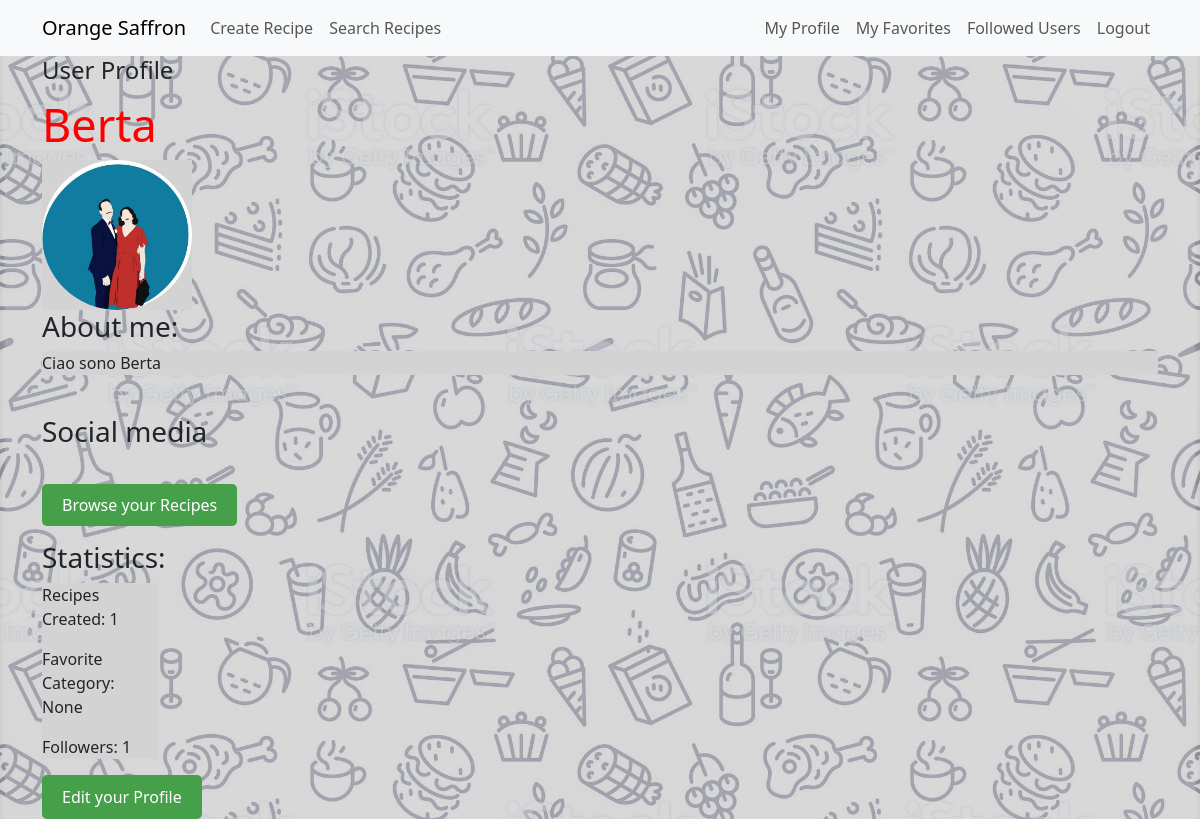
Page /profile/6/ (signed in) on the committed database.
### recipes/models.py (models this page shows, shortened)
class UserProfile(models.Model):
    user = models.OneToOneField(User, on_delete=models.CASCADE)
    profile_picture = models.ImageField(upload_to='profile_pics', blank=True)
    bio = models.TextField(blank=True)
    recipes_created = models.PositiveIntegerField(default=0)
    favorite_category = models.ForeignKey('Category', on_delete=models.SET_NULL, null=True, blank=True)
    followers = models.ManyToManyField(User, related_name='following', blank=True)
    social_facebook = models.URLField(blank=True)
    social_twitter = models.URLField(blank=True)
    social_instagram = models.URLField(blank=True)
    social_tiktok = models.URLField(blank=True)

### recipes/views.py (the view)
# urls.py: path('profile/<int:user_id>/', profile_view, name='profile'),
def profile_view(request, user_id):
    user_profile = get_object_or_404(UserProfile, user__id=user_id)
    if request.method == 'POST':
        form = UserProfileForm(request.POST, request.FILES, instance=user_profile)
        if form.is_valid():
            form.save()
    else:
        form = UserProfileForm(instance=user_profile)
    return render(request, 'profile.html', {'user_profile': user_profile, 'form': form})

### recipes/models.py (called while the page is built)
    def __str__(self):
        return self.name

### templates/profile.html (shortened to what this page needs)
{% extends 'base.html' %}
{% block content %}
  <h4>User Profile</h4>
<h1 id="profile-name">{{ user_profile.user.username }}</h1>
{% if user_profile.profile_picture %}
  <div id="profile-picture-container">
    <img src="{{ user_profile.profile_picture.url }}" alt="Profile Picture" id="profile-picture">
  </div>
{% endif %}
<h3>About me:</h3>
    <div id="bio">
  <p>{{ user_profile.bio }}</p>
    </div>
<br>
<h3>Social media</h3>
<br>
    {% if request.user == user_profile.user %}
    <a href="{% url 'recipe_search' %}?author={{ user.id }}" id="search-button">Browse your Recipes</a>
    {% endif %}
    <br>
    <br>
<h3>Statistics:</h3>
    <div id="statistics">
  <p>Recipes Created: {{ user_profile.recipes_created }}</p>
  <p>Favorite Category: {{ user_profile.favorite_category }}</p>
  <p>Followers: {{ user_profile.followers.count }}</p>
    </div>
{% if request.user == user_profile.user %}
        <button id="toggle-form-btn" onclick="toggleUpdateForm()">Edit your Profile</button>
    {% endif %}
{% endblock %}

### static/style.css (style rules this page uses)
body { background-image: url("images/background.jpg"); background-repeat: no-repeat; background-size: cover; }
#search-button { padding: 8px 16px; font-size: 16px; background-color: #4CAF50; color: white; border: none; cursor: pointer; }
#profile-name { font-size: 45px; color: red; padding-top: 5px; }
#profile-picture-container { width: 150px; height: 150px; background-color: lightgrey; }
#profile-picture { width: 100%; height: 100%; object-fit: cover; border-radius: 50%; }
#bio { background-color: lightgray; }
#statistics { background-color: lightgrey; margin-right: 1000px; }
#search-button, #toggle-form-btn { background-color: #45a049; color: white; padding: 10px 20px; border: none; border-radius: 5px; text-decoration: none; }

### rows in the picture
UserProfile: user.username "Berta", profile_picture (picture), bio "Ciao sono Berta", recipes_created "1", favorite_category "None", followers.count "1"
